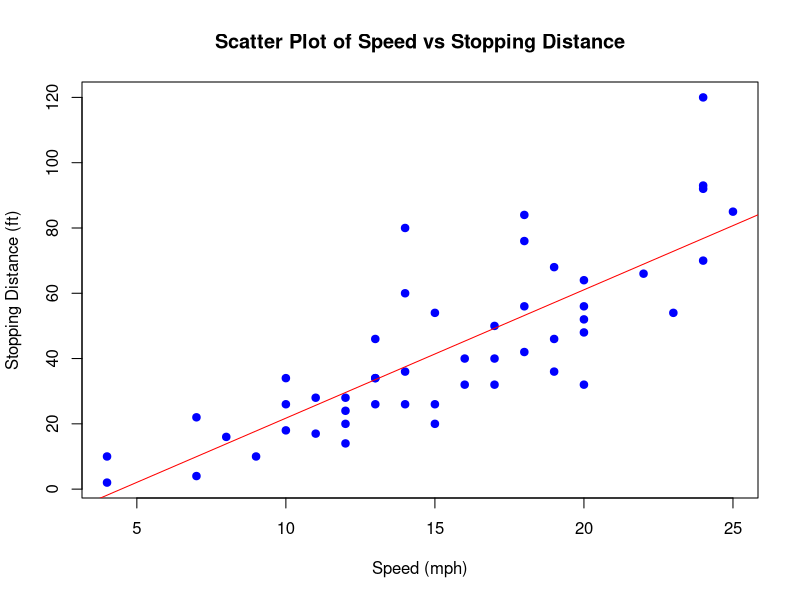

Recreate this plot in R.
## ---- chunk 1
summary(cars)
## ---- chunk 2
#Plotting the resulting graph
plot(cars$speed, cars$dist, 
     main = "Scatter Plot of Speed vs Stopping Distance",
     xlab = "Speed (mph)",
     ylab = "Stopping Distance (ft)",
     pch = 19, col = "blue")
# Adding the line of regression
abline(lm(dist ~ speed, data = cars), col = "red")

